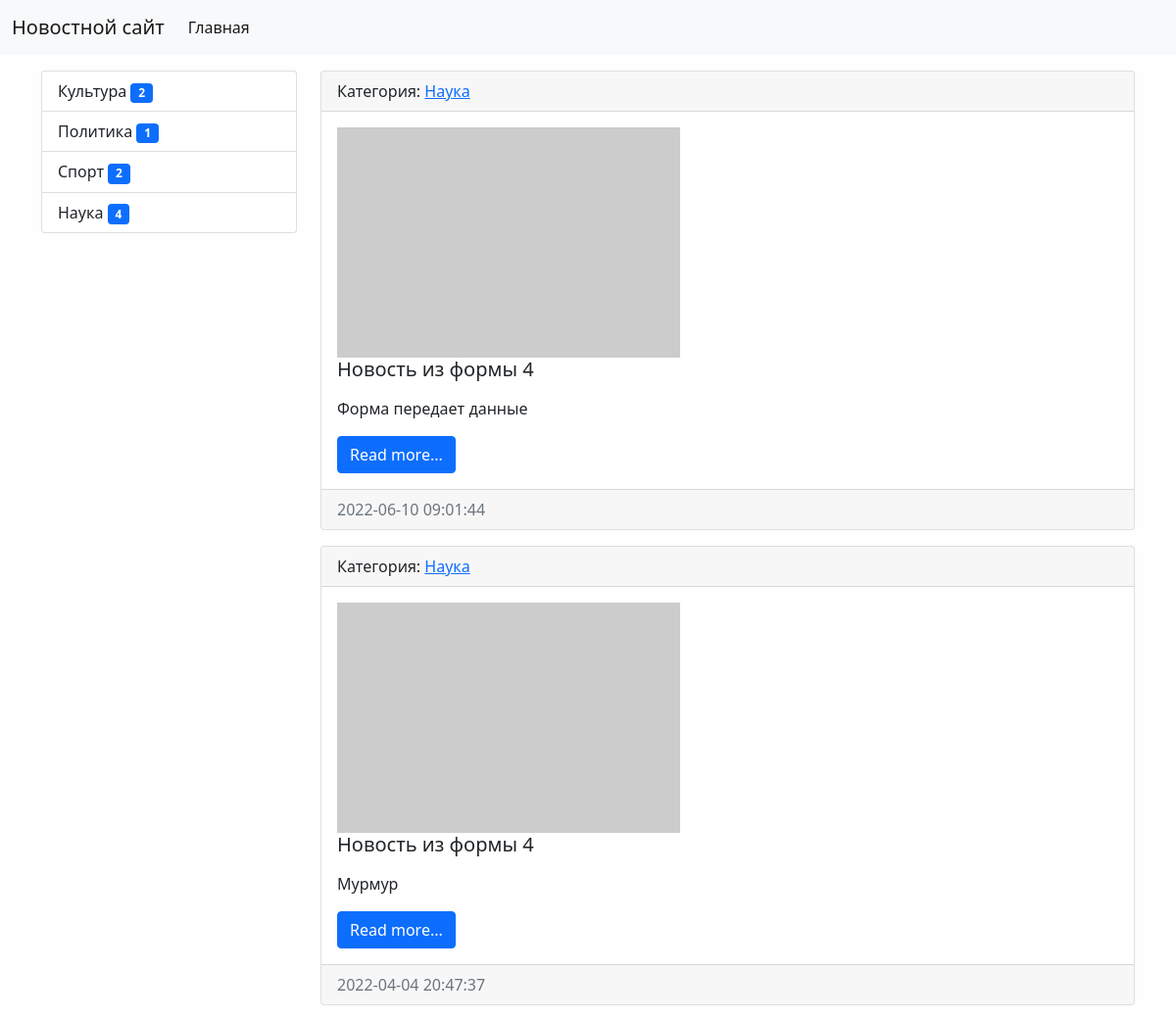
The app's page / (upper part), older data.
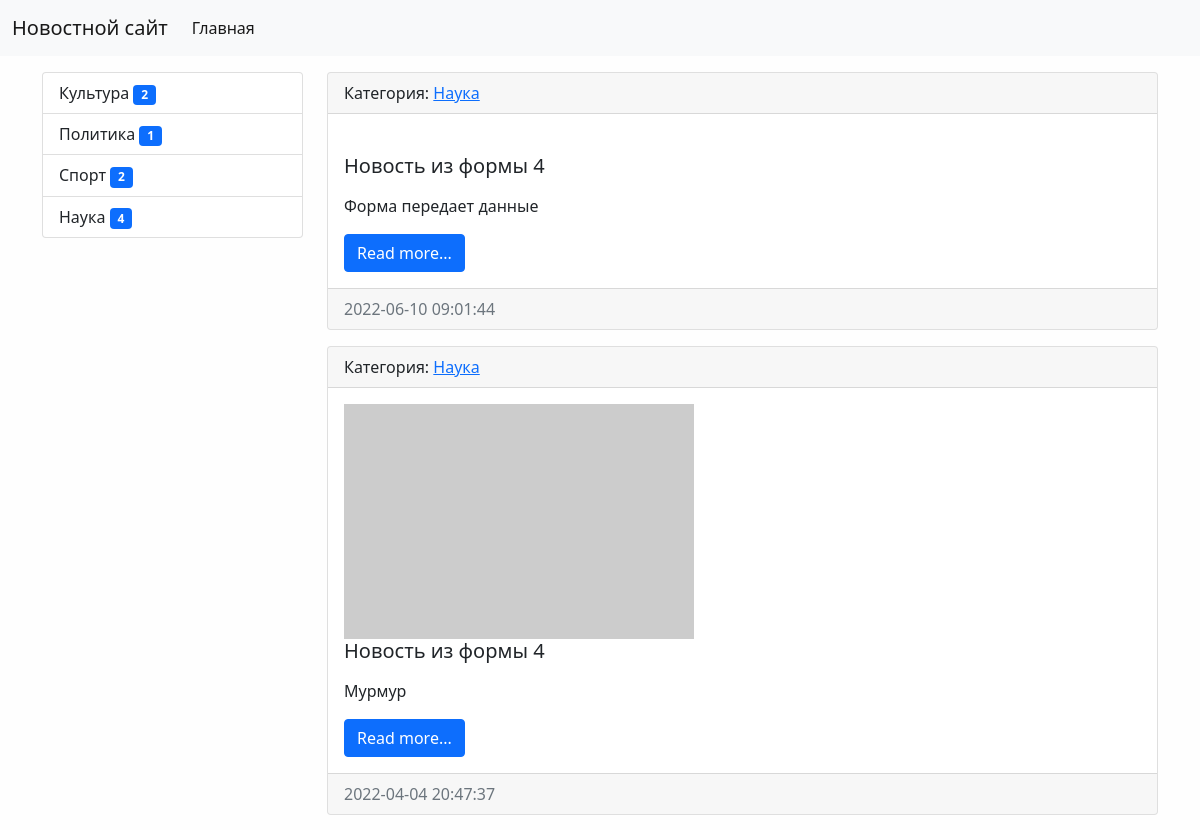
The same page, newer data.
### news/models.py (models this page shows, shortened)
class Category(models.Model):
    title = models.CharField(max_length=150, db_index=True, verbose_name='Наименование категории')
    def __str__(self):
        return self.title
    def get_absolute_url(self):
        return reverse('category', kwargs={'category_id': self.pk})
    class Meta:
        verbose_name = 'Категория'
        verbose_name_plural = 'Категории'
        ordering = ['title']

class News(models.Model):
    title = models.CharField(max_length=150, verbose_name='Наименование')
    content = models.TextField(blank=True, verbose_name='Контент')
    created_at = models.DateTimeField(auto_now_add=True, verbose_name='Дата публикации')
    updated_at = models.DateTimeField(auto_now=True, verbose_name='Обновлено')
    photo = models.ImageField(upload_to='photos/%Y/%m/%d/', verbose_name='Фото', blank=True)
    is_published = models.BooleanField(default=True, verbose_name='Опубликовано')
    category = models.ForeignKey('Category', on_delete=models.PROTECT, verbose_name='Категория', related_name='get_news')
    views = models.IntegerField(default=0)
    def get_absolute_url(self):
        return reverse('view_news', kwargs={'pk': self.pk})
    class Meta:
        verbose_name = 'Новость'
        verbose_name_plural = 'Новости'
        ordering = ['-created_at']

### news/views.py (the view)
# urls.py: path('', HomeNews.as_view(), name='home'),
class HomeNews(ListView):
    model = News
    template_name = 'news/home_news_list.html'
    context_object_name = 'news'
    def get_context_data(self, *, object_list=None, **kwargs):
        context = super().get_context_data(**kwargs)
        context['title'] = 'Главная страница'
        return context
    def get_queryset(self):
        return News.objects.filter(is_published=True).select_related('category')

### news/templatetags/news_tags.py (called while the page is built)
@register.inclusion_tag('news/list_categories.html')
def show_categories(arg1='hello', arg2='world'):
    categories = Category.objects.annotate(cnt=Count('get_news')).filter(cnt__gt=0)
    return {"categories": categories, "arg1": arg1, "arg2": arg2}

### news/templates/news/home_news_list.html (shortened to what this page needs)
{% extends 'base.html' %}
{% block sidebar %}
{% include 'inc/_sidebar.html' %}
{% endblock %}
{% block content %}
{% for item in news %}
<div class="card mb-3">
    <div class="card-header">
        Категория: <a href="{{ item.category.get_absolute_url }}">{{ item.category }}</a>
    </div>
    <div class="card-body">
        <div class="media">
            {% if item.photo %}
                <img src="{{ item.photo.url }}" alt="" width="350" class="mr-3" >
            {% else %}
                <img src="https://picsum.photos/seed/picsum/350/235" alt="" class="mr-3">
            {% endif %}
            <div class="media-body">
                <h5 class="card-title">{{ item.title }}</h5>
                <p class="card-text">{{ item.content|linebreaks|truncatewords:50 }}</p>
                <a href="{{ item.get_absolute_url }}" class="btn btn-primary">Read more...</a>
            </div>
        </div>
    </div>
    <div class="card-footer text-muted">
        {{ item.created_at|date:"Y-m-d H:i:s" }}
    </div>
</div>
{% endfor %}
{% endblock %}

### templates/base.html (shortened to what this page needs)
<!doctype html>
{% load static %}
<html lang="en">
<head>
    <link rel="stylesheet" href="{% static 'bootstrap/css/bootstrap.min.css' %}">
    <link rel="stylesheet" href="{% static 'css/style.css' %}">
</head>
<body>
{% include 'inc/_nav.html' %}
<div class="container mt-3">
    <div class="row">
        <div class="col-md-3">
            {% block sidebar %} SIDEBAR {% endblock %}
        </div>
        <div class="col-md-9">
            {% block content %} CONTENT {% endblock %}
        </div>
    </div>
</div>
</body>
</html>

### templates/inc/_nav.html (shortened to what this page needs)
<nav class="navbar navbar-expand-lg navbar-light bg-light">
  <div class="container-fluid">
    <a class="navbar-brand" href="{% url 'home' %}">Новостной сайт</a>
    <div class="collapse navbar-collapse" id="navbarSupportedContent">
      <ul class="navbar-nav me-auto mb-2 mb-lg-0">
        <li class="nav-item"><a class="nav-link active" aria-current="page" href="{% url 'home' %}">Главная</a></li>
      </ul>
    </div>
  </div>
</nav>

### templates/inc/_sidebar.html (shortened to what this page needs)
{% load news_tags %}
{% show_categories %}

### news/templates/news/list_categories.html
<div class="list-group">
    {% for item in categories %}
        <a href="{{ item.get_absolute_url }}" class="list-group-item list-group-item-action">{{ item.title }}
        <span class="badge bg-primary">{{ item.cnt }}</span></a>
    {% endfor %}
</div>

### mysite/static/css/style.css (style rules this page uses)
body { background-color: #fefefe; }

Row changes from the older to the newer data that the page shows:
changed News "Форма передает данные": photo: picture removed
